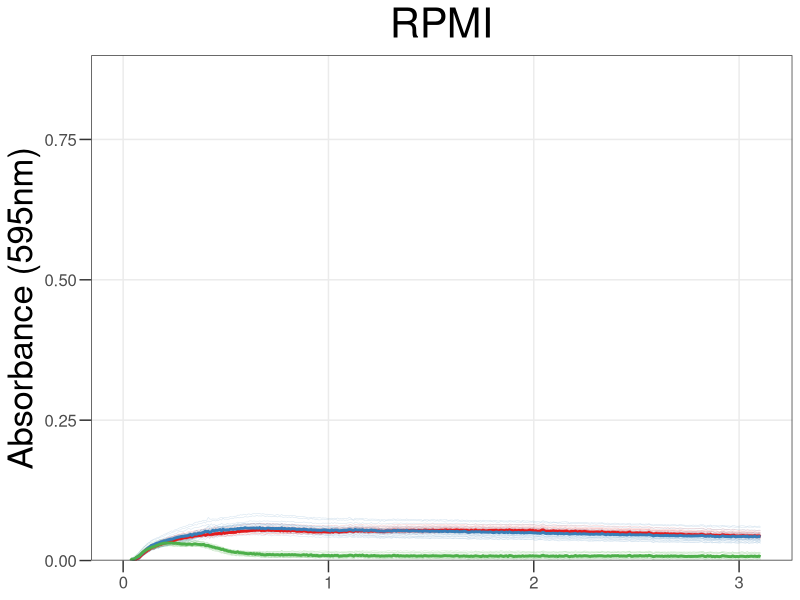
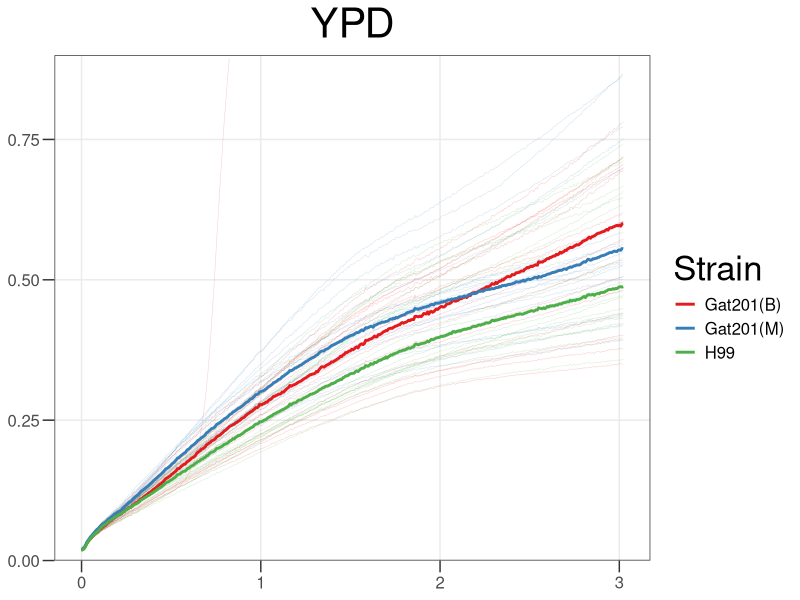
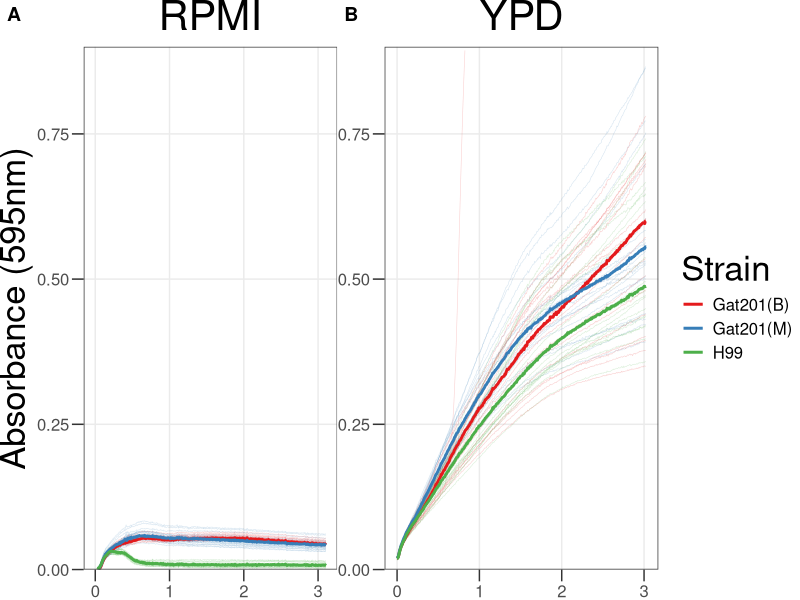
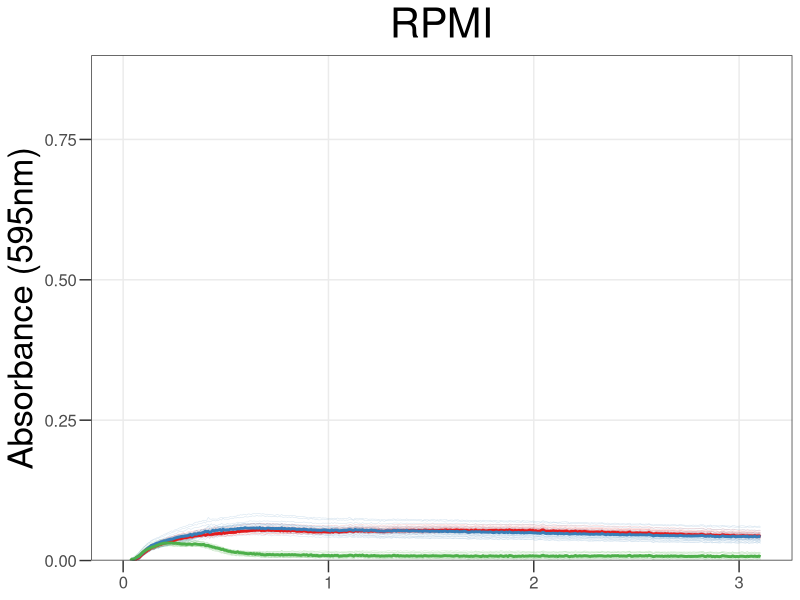
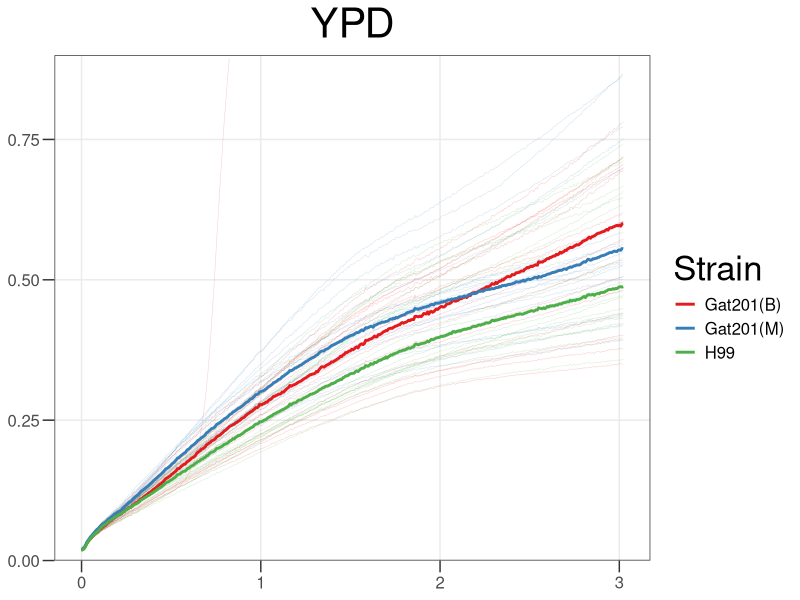
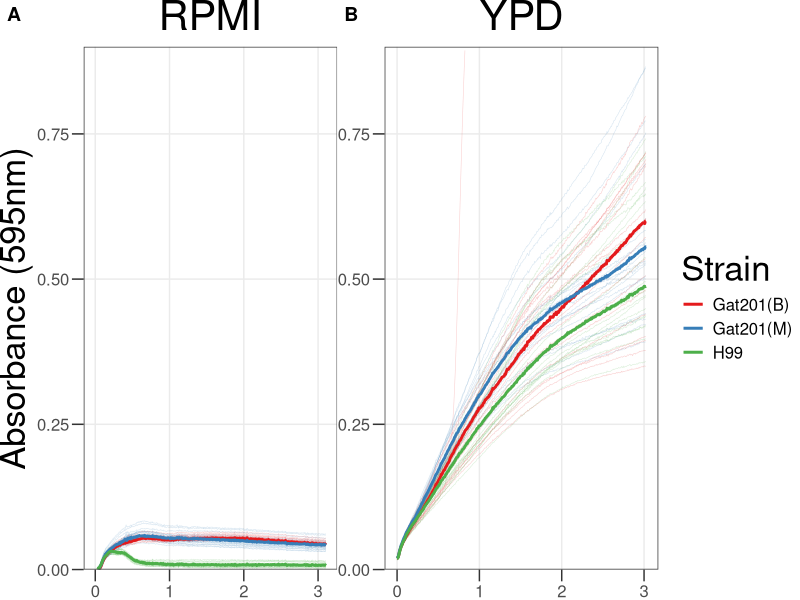

Generate these figures, in order, with R:
## ---- chunk 1
knitr::opts_chunk$set(echo = TRUE , warning=FALSE, message=FALSE)
## ---- chunk 2
library("reshape2")
library(dplyr)
library(ggplot2)
library(tidyverse)
library(markdown)
library(cowplot)
## ---- chunk 3

rawdata <- read.csv("../Input/20200728_EH_PR2_RPMI_WT_Gat201TRSP.csv")

## ---- chunk 4

 rawdata_hrs<-mutate(rawdata, Time = Time/86400)

## ---- chunk 5
reshaped <- melt(rawdata_hrs, id=c("Time", "Temp"), 
                              variable.name="Well",
                              value.name="OD595")

summary(reshaped)
## ---- chunk 6

platemap <- read.csv("../Input/20200728-PR2_SetupCSV.csv")
head(platemap, n=10)


## ---- chunk 7

annotated <- inner_join(reshaped, platemap, by="Well")
 
## ---- chunk 8
blank_OD_summary <- annotated %>%
  filter(Strain=="") %>%
  filter(Well != "H2") %>%
  # filter out columns 1 and 12 as well?
  group_by(Medium) %>%
  summarise(OD_median=median(OD595),
            OD_mean=mean(OD595),
            OD_max=max(OD595),
            OD_min=min(OD595))
print(blank_OD_summary)
## ---- chunk 9

normalisedOD <- annotated %>%
  left_join(blank_OD_summary, by="Medium") %>%
  mutate(OD_corrected = OD595 - OD_median)

## ---- chunk 10
RPMI_plot <- ggplot(data=normalisedOD %>%
                     filter(Strain != ""), 
                      aes(x=Time, y=OD_corrected, color=Strain)) + 
       geom_line(aes(group = Well), size = 0.2, alpha = 0.2) + 
       stat_summary(fun = "median", geom = "line", size = 1) +
       scale_y_continuous(limits=c(0,0.9),expand=c(0,0), breaks = c(0,  0.25,0.5, 0.75)) +
  
       labs(y = "Absorbance (595nm)",
            title = "RPMI") +
       theme_bw() +
  theme(axis.title.x = element_blank())+
       theme(text = element_text(size = 15))+
       theme(axis.title = element_text(size = 25)) +
  theme(axis.ticks.length = unit(0.3, "cm"))+
       theme(title = element_text(size = 25))+
  theme(plot.title = element_text(hjust = 0.5))+
       theme(legend.title = element_blank())+
  theme(legend.position="none")+
  theme(panel.grid.minor = element_blank())+
       scale_color_brewer(palette="Set1")

RPMI_plot
## ---- chunk 11

ggsave("../Results/RMPI.png",width = 5.1,height=5)
## ---- chunk 12
y_rawdata <- read.csv("../Input/20200807_EH_PR4_YPD_WTGat201_TRSP.csv")

## ---- chunk 13

 y_rawdata_hrs<-mutate(y_rawdata, Time = Time/86400)
## ---- chunk 14

y_reshaped <- melt(y_rawdata_hrs, id=c("Time", "Temp"), variable.name="Well",
                 value.name="OD595")
summary(y_reshaped)
## ---- chunk 15
y_platemap <- read.csv("../Input/20200807-PR4_SetupCSV.csv")
head(y_platemap, n=10)

## ---- chunk 16
y_annotated <- inner_join(y_reshaped, y_platemap, by="Well")

## ---- chunk 17
y_blank_OD_summary <- y_annotated %>%
  filter(Strain=="") %>%
  group_by(Medium) %>%
  summarise(OD_median=median(OD595),
            OD_mean=mean(OD595),
            OD_max=max(OD595),
            OD_min=min(OD595))
print(y_blank_OD_summary)
## ---- chunk 18

y_normalisedOD <- y_annotated %>%
  left_join(y_blank_OD_summary, by="Medium") %>%
  mutate(y_OD_corrected = OD595 - OD_median)

## ---- chunk 19

YPD_plot <- ggplot(data=y_normalisedOD %>%
                     filter(Strain != ""), 
                      aes(x=Time, y=y_OD_corrected, color=Strain)) + 
       geom_line(aes(group = Well), size = 0.2, alpha = 0.2) + 
       stat_summary(fun = "median", geom = "line", size = 1) +
       scale_y_continuous(limits=c(0,0.9),expand=c(0,0)) +
      
       labs(
         title = "YPD") +
       theme_bw() +
       theme(text = element_text(size = 15))+
       theme(axis.title.x = element_blank())+
      theme(axis.title.y = element_blank())+
       theme(axis.ticks.length = unit(0.3, "cm"))+
       theme(title = element_text(size = 25))+
  theme(plot.title = element_text(hjust = 0.5))+
      theme(panel.grid.minor = element_blank())+
       theme(legend.title = element_text(size = 25))+
       scale_color_brewer(palette="Set1")

YPD_plot
## ---- chunk 20

ggsave("../Results/YPD.png",width = 6.6,height=5)
## ---- chunk 21

figure_left_column <- 
    plot_grid(
    RPMI_plot +
      theme(plot.margin = unit(c(0,0,0,0),"in")),
    ncol = 1,
    labels = c("A")
  )

figure_right_column <- 
  plot_grid(
    YPD_plot  +
      theme(plot.margin = unit(c(0,0,0,0),"in")),
   ncol = 1,
   labels = c("B")
  )

plot_grid(
  figure_left_column,
  figure_right_column,
  ncol = 2,
  rel_widths = c(3.5,4.8))



## ---- chunk 22
ggsave(filename = "../results/fig4multipanel.png", width = 8, height = 4)
